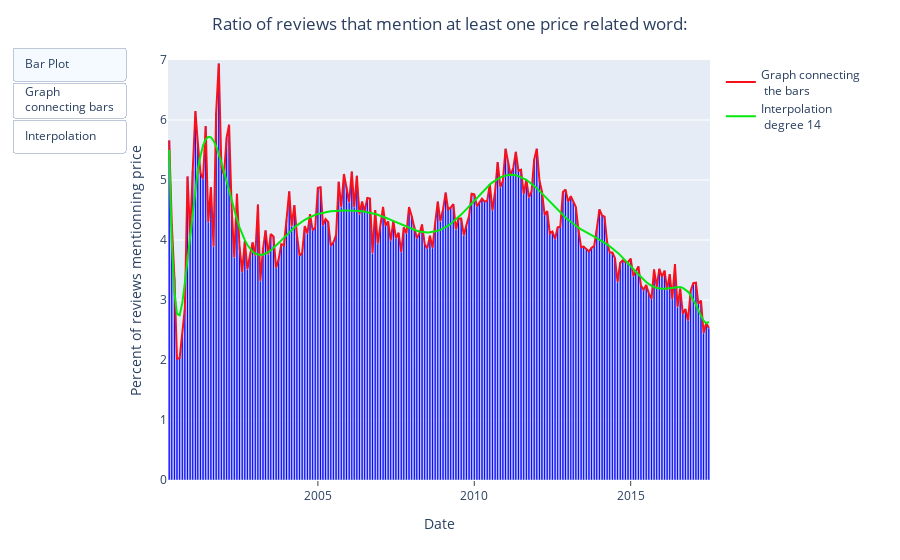

The cell this chart's notebook holds for it:
### Code cell
#Add the buttons to chose whether you want to see the graph
fig_1a.update_layout(
    updatemenus=[
        dict(
            type="buttons",
            #If buttons are arranged on top or beside
            direction="down",
            #set positions
            x=-0.08,
            y= 1.03,
            buttons=list([
                dict(
                    label="Bar Plot",
                    method="restyle",
                    visible=True,
                    args=[{'visible':False}, [0]],
                    args2=[{"visible": True}, [0]],
                ),
                    
                dict(label="Graph <br>connecting bars",
                    method="restyle",
                    visible=True,
                    args=[{"visible": False}, [1]],
                    args2=[{"visible": True}, [1]],
                ),
                dict(label="Interpolation",
                    method="restyle",
                    visible=True,
                    args=[{"visible": False}, [2]],
                    args2=[{"visible": True}, [2]],
                ),
            ]),
        )
    ])
fig_1a.update_layout(
    updatemenus=[
        dict(
            type="buttons",
            #If buttons are arranged on top or beside
            direction="down",
            #set positions
            x=-0.08,
            y= 1.03,
            buttons=list([
                dict(
                    label="Bar Plot",
                    method="restyle",
                    visible=True,
                    args=[{'visible':False}, [0]],
                    args2=[{"visible": True}, [0]],
                ),
                    
                dict(label="Graph <br>connecting bars",
                    method="restyle",
                    visible=True,
                    args=[{"visible": False}, [1]],
                    args2=[{"visible": True}, [1]],
                ),
                dict(label="Interpolation",
                    method="restyle",
                    visible=True,
                    args=[{"visible": False}, [2]],
                    args2=[{"visible": True}, [2]],
                ),
            ]),
        )
    ])
fig_1a.update_yaxes(
    range =[0,7],
)

### Figure 1 — Plotly figure (JSON) as saved in the notebook; plotly's stock layout.template omitted (floating-point values rounded to 4 significant figures; data arrays with more than 128 entries replaced by an {"elided": "..."} marker saying what was removed)
{"data": [{"alignmentgroup": "True", "hovertemplate": "month_year=%{x}<br>ratio=%{y}<extra></extra>", "legendgroup": "", "marker": {"color": "blue", "pattern": {"shape": ""}}, "name": "", "offsetgroup": "", "orientation": "v", "showlegend": false, "textposition": "auto", "type": "bar", "x": {"elided": "208 str values"}, "xaxis": "x", "y": {"elided": "208 float values"}, "yaxis": "y"}, {"line": {"color": "#f6111c"}, "name": "Graph connecting <br> the bars", "type": "scatter", "x": {"elided": "208 str values"}, "y": {"elided": "208 float values"}}, {"line": {"color": "#05e80d"}, "name": "Interpolation <br> degree 14", "type": "scatter", "x": {"elided": "208 str values"}, "y": {"elided": "208 float values"}}], "layout": {"barmode": "relative", "legend": {"tracegroupgap": 0}, "margin": {"l": 30, "r": 190, "t": 60}, "paper_bgcolor": "rgba(0,0,0,0)", "title": {"text": "Ratio of reviews that mention at least one price related word:", "x": 0.5}, "updatemenus": [{"buttons": [{"args": [{"visible": false}, [0]], "args2": [{"visible": true}, [0]], "label": "Bar Plot", "method": "restyle", "visible": true}, {"args": [{"visible": false}, [1]], "args2": [{"visible": true}, [1]], "label": "Graph <br>connecting bars", "method": "restyle", "visible": true}, {"args": [{"visible": false}, [2]], "args2": [{"visible": true}, [2]], "label": "Interpolation", "method": "restyle", "visible": true}], "direction": "down", "type": "buttons", "x": -0.08, "y": 1.03}], "xaxis": {"anchor": "y", "domain": [0, 1], "ticks": "outside", "title": {"text": "Date"}}, "yaxis": {"anchor": "x", "domain": [0, 1], "range": [0, 7], "title": {"text": "Percent of reviews mentionning price"}}}}
